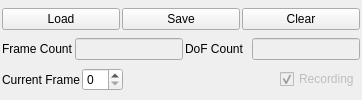
               <widget class="QWidget" name="angleTab">
                <attribute name="title">
                 <string>Angle Data</string>
                </attribute>
                <layout class="QVBoxLayout" name="verticalLayout_10">
                 <property name="spacing">
                  <number>2</number>
                 </property>
                 <property name="leftMargin">
                  <number>2</number>
                 </property>
                 <property name="topMargin">
                  <number>2</number>
                 </property>
                 <property name="rightMargin">
                  <number>2</number>
                 </property>
                 <property name="bottomMargin">
                  <number>2</number>
                 </property>
                 <item>
                  <layout class="QHBoxLayout" name="horizontalLayout_25">
                   <item>
                    <widget class="QPushButton" name="loadAnglesButton">
                     <property name="toolTip">
                      <string>Load a sequence of generalized coordinates from file.</string>
                     </property>
                     <property name="text">
                      <string>Load</string>
                     </property>
                    </widget>
                   </item>
                   <item>
                    <widget class="QPushButton" name="saveAnglesButton">
                     <property name="toolTip">
                      <string>Write the current generalized coordinates to file.</string>
                     </property>
                     <property name="text">
                      <string>Save</string>
                     </property>
                    </widget>
                   </item>
                   <item>
                    <widget class="QPushButton" name="clearAnglesButton">
                     <property name="toolTip">
                      <string>Clear the recorded joint angle sequence.</string>
                     </property>
                     <property name="text">
                      <string>Clear</string>
                     </property>
                    </widget>
                   </item>
                  </layout>
                 </item>
                 <item>
                  <layout class="QHBoxLayout" name="horizontalLayout_21">
                   <item>
                    <layout class="QHBoxLayout" name="horizontalLayout_22">
                     <item>
                      <widget class="QLabel" name="label_12">
                       <property name="sizePolicy">
                        <sizepolicy hsizetype="Minimum" vsizetype="Preferred">
                         <horstretch>0</horstretch>
                         <verstretch>0</verstretch>
                        </sizepolicy>
                       </property>
                       <property name="minimumSize">
                        <size>
                         <width>65</width>
                         <height>0</height>
                        </size>
                       </property>
                       <property name="text">
                        <string>Frame Count</string>
                       </property>
                      </widget>
                     </item>
                     <item>
                      <widget class="QLineEdit" name="angleFrameCountLineEdit">
                       <property name="enabled">
                        <bool>false</bool>
                       </property>
                       <property name="sizePolicy">
                        <sizepolicy hsizetype="MinimumExpanding" vsizetype="Fixed">
                         <horstretch>0</horstretch>
                         <verstretch>0</verstretch>
                        </sizepolicy>
                       </property>
                       <property name="minimumSize">
                        <size>
                         <width>30</width>
                         <height>0</height>
                        </size>
                       </property>
                       <property name="toolTip">
                        <string>How many frames have been recorded.</string>
                       </property>
                       <property name="text">
                        <string/>
                       </property>
                      </widget>
                     </item>
                    </layout>
                   </item>
                   <item>
                    <layout class="QHBoxLayout" name="horizontalLayout_23">
                     <item>
                      <widget class="QLabel" name="label_13">
                       <property name="sizePolicy">
                        <sizepolicy hsizetype="Minimum" vsizetype="Preferred">
                         <horstretch>0</horstretch>
                         <verstretch>0</verstretch>
                        </sizepolicy>
                       </property>
                       <property name="minimumSize">
                        <size>
                         <width>65</width>
                         <height>0</height>
                        </size>
                       </property>
                       <property name="text">
                        <string>DoF Count</string>
                       </property>
                      </widget>
                     </item>
                     <item>
                      <widget class="QLineEdit" name="angleDofCountLineEdit">
                       <property name="enabled">
                        <bool>false</bool>
                       </property>
                       <property name="sizePolicy">
                        <sizepolicy hsizetype="MinimumExpanding" vsizetype="Fixed">
                         <horstretch>0</horstretch>
                         <verstretch>0</verstretch>
                        </sizepolicy>
                       </property>
                       <property name="minimumSize">
                        <size>
                         <width>30</width>
                         <height>0</height>
                        </size>
                       </property>
                       <property name="toolTip">
                        <string>How many degrees of freedom are being recorded.</string>
                       </property>
                      </widget>
                     </item>
                    </layout>
                   </item>
                  </layout>
                 </item>
                 <item>
                  <layout class="QHBoxLayout" name="horizontalLayout_24">
                   <item>
                    <widget class="QLabel" name="label_14">
                     <property name="text">
                      <string>Current Frame</string>
                     </property>
                    </widget>
                   </item>
                   <item>
                    <widget class="QSpinBox" name="angleDataFrameBox">
                     <property name="toolTip">
                      <string>Current frame in the joint angle data.</string>
                     </property>
                    </widget>
                   </item>
                   <item>
                    <spacer name="horizontalSpacer">
                     <property name="orientation">
                      <enum>Qt::Horizontal</enum>
                     </property>
                     <property name="sizeHint" stdset="0">
                      <size>
                       <width>40</width>
                       <height>20</height>
                      </size>
                     </property>
                    </spacer>
                   </item>
                   <item>
                    <widget class="QCheckBox" name="recordingAnglesCheckBox">
                     <property name="enabled">
                      <bool>false</bool>
                     </property>
                     <property name="text">
                      <string>Recording</string>
                     </property>
                     <property name="checked">
                      <bool>true</bool>
                     </property>
                    </widget>
                   </item>
                  </layout>
                 </item>
                </layout>
               </widget>
